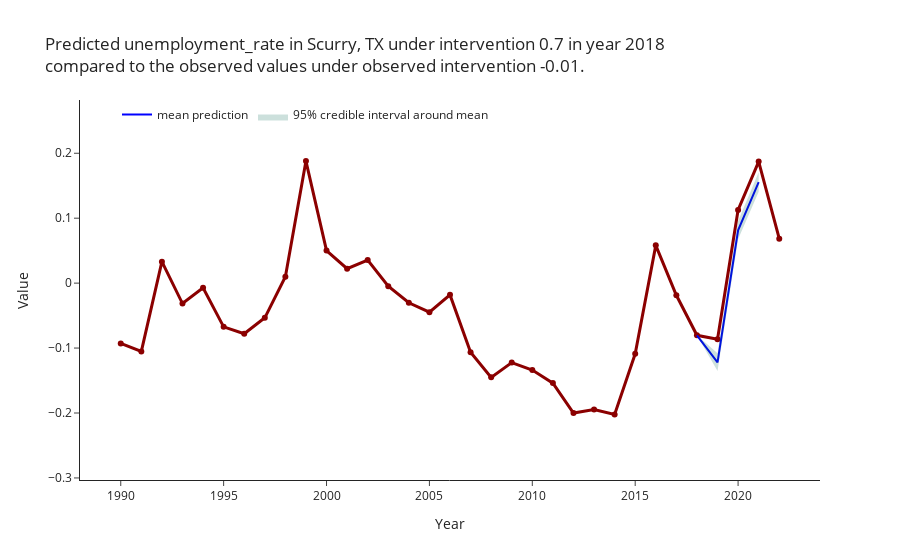

Here is the notebook cell this chart was saved with:
### Code cell
ci.plot_predictions(scaling = "transformed")

### Figure 1 — Plotly figure (JSON) as saved in the notebook; plotly's stock layout.template omitted (floating-point values rounded to 4 significant figures)
{"data": [{"line": {"color": "darkred", "width": 3}, "mode": "lines+markers", "name": "Scurry County, TX", "showlegend": false, "text": "Scurry County, TX", "textposition": "top right", "type": "scatter", "x": [1990, 1991, 1992, 1993, 1994, 1995, 1996, 1997, 1998, 1999, 2000, 2001, 2002, 2003, 2004, 2005, 2006, 2007, 2008, 2009, 2010, 2011, 2012, 2013, 2014, 2015, 2016, 2017, 2018, 2019, 2020, 2021, 2022], "y": [-0.09288, -0.1052, 0.03302, -0.03147, -0.007043, -0.06732, -0.078, -0.05339, 0.009788, 0.188, 0.05009, 0.02232, 0.03546, -0.004632, -0.03027, -0.04473, -0.01808, -0.1064, -0.1451, -0.1223, -0.1339, -0.154, -0.2, -0.1947, -0.2021, -0.1088, 0.05817, -0.01876, -0.08036, -0.0864, 0.1128, 0.1872, 0.06836]}, {"line": {"color": "blue", "width": 2}, "mode": "lines", "name": "mean prediction", "text": [-0.08036, -0.122, 0.08124, 0.1556], "type": "scatter", "x": ["2018", "2019", "2020", "2021"], "y": [-0.08036, -0.122, 0.08124, 0.1556]}, {"fill": "toself", "fillcolor": "rgba(0,100,80,0.2)", "line": {"color": "rgba(255,255,255,0)"}, "name": "95% credible interval around mean", "type": "scatter", "x": ["2018", "2019", "2020", "2021", "2021", "2020", "2019", "2018"], "y": [-0.08036, -0.1078, 0.09569, 0.1706, 0.1405, 0.06742, -0.1354, -0.08036]}], "layout": {"legend": {"orientation": "h", "traceorder": "normal", "x": 0.05, "y": 1}, "title": {"text": "Predicted unemployment_rate in Scurry, TX under intervention 0.7 in year 2018<br>compared to the observed values under observed intervention -0.01."}, "xaxis": {"title": {"text": "Year"}}, "yaxis": {"range": [-0.3032, 0.282], "title": {"text": "Value"}}}}
